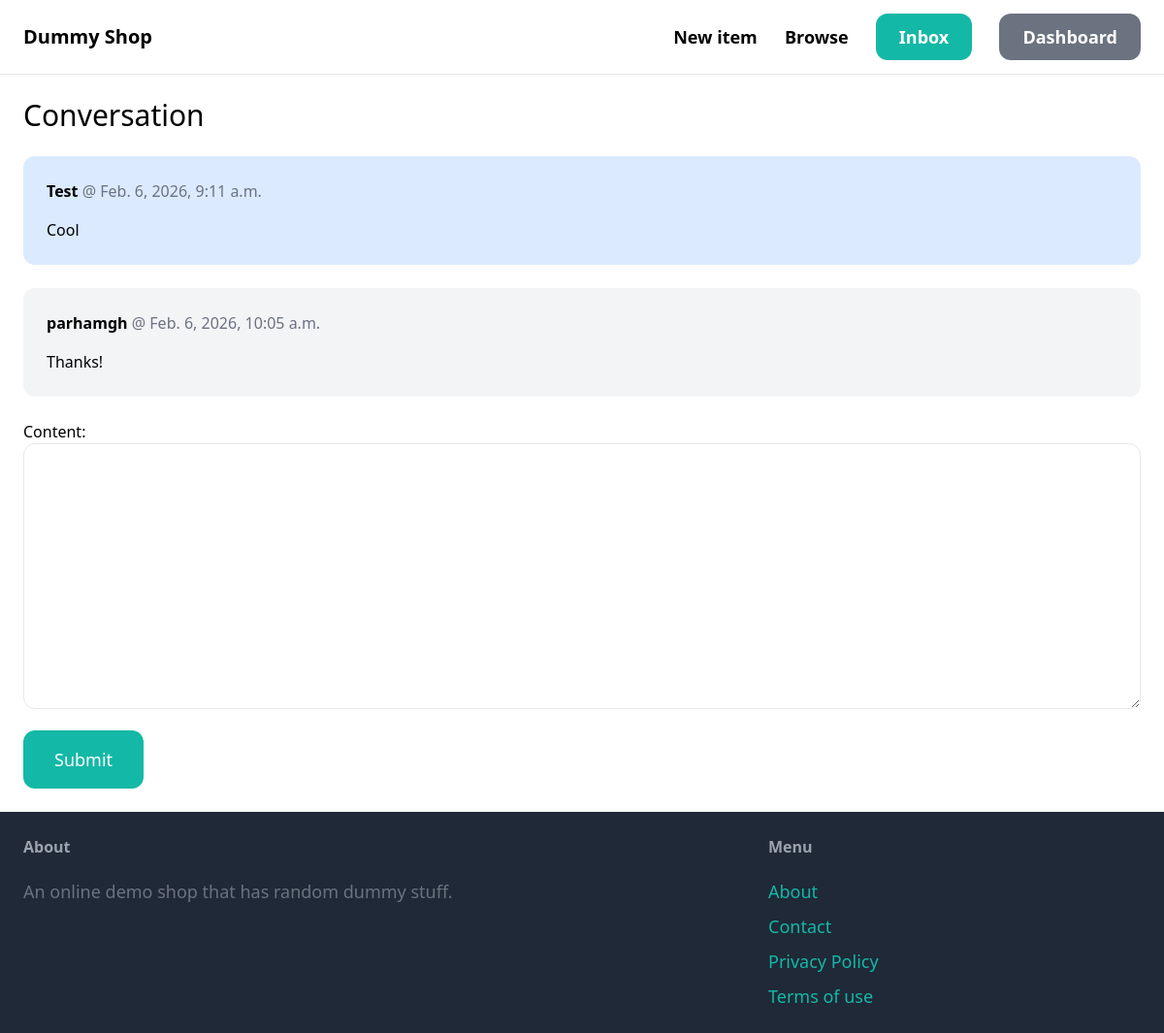
Screenshot of /inbox/1/ (signed in) with the database file from the repository.
### conversation/models.py (models this page shows)
class ConversationMessage(models.Model):
    conversation = models.ForeignKey(Conversation, related_name='message', on_delete=models.CASCADE)
    content = models.TextField()
    created_at = models.DateTimeField(auto_now_add=True)
    created_by = models.ForeignKey(User, related_name='created_messages', on_delete=models.CASCADE)

### conversation/views.py (the view)
# urls.py: path('<int:pk>/', views.detail, name='detail'),
@login_required
def detail(request, pk):
    conversation = get_object_or_404(
        Conversation,
        pk=pk,
        members__in=[request.user]
    )
    if request.method == 'POST':
        form = ConversationMessageForm(request.POST)
        if form.is_valid():
            con_message = form.save(commit=False)
            con_message.conversation = conversation
            con_message.created_by = request.user
            con_message.save()
            conversation.save()
            return redirect('conversation:detail', pk=pk)
    else:
        form = ConversationMessageForm()
    return render(request, 'conversation/detail.html', {
        'conversation': conversation,
        'form': form
    })

### conversation/forms.py
class ConversationMessageForm(forms.ModelForm):
    class Meta:
        model = ConversationMessage
        fields = ('content',)
        widgets = {
            'content': forms.Textarea(attrs={
                'class': 'w-full py-4 px-6 rounded-xl border'
            })
        }

### conversation/templates/conversation/detail.html (shortened to what this page needs)
    {% extends "core/base.html" %}
    {% block content %}
    <h1 class="mb-6 text-3xl">Conversation</h1>
    <div class="space-y-6">
        {% for message in conversation.message.all %}
            <div class="p-6 rounded-xl
            {% if message.created_by == request.user %}
                bg-blue-100
            {% else %}
                bg-gray-100
            {% endif %}
            ">
                <p class="mb-4">
                    <strong>{{ message.created_by.username }}</strong>
                    <span class="text-gray-500"> @ {{ message.modified_at|default:message.created_at }}</span>
                </p>
                <p>{{ message.content }}</p>
            </div>
        {% endfor %}
    </div>
    <form method="post" action="." class="mt-6">
        {{ form.as_p }}
        <button class="mt-4 py-4 px-8 text-lg bg-teal-500 hover:bg-teal-700 rounded-xl text-white">Submit</button>
    </form>
    {% endblock %}

### rows the page displays
ConversationMessage: created_by.username "Test", modified_at "Feb. 6, 2026, 9:11 a.m.", content "Cool"
ConversationMessage: created_by.username "parhamgh", modified_at "Feb. 6, 2026, 10:05 a.m.", content "Thanks!"
